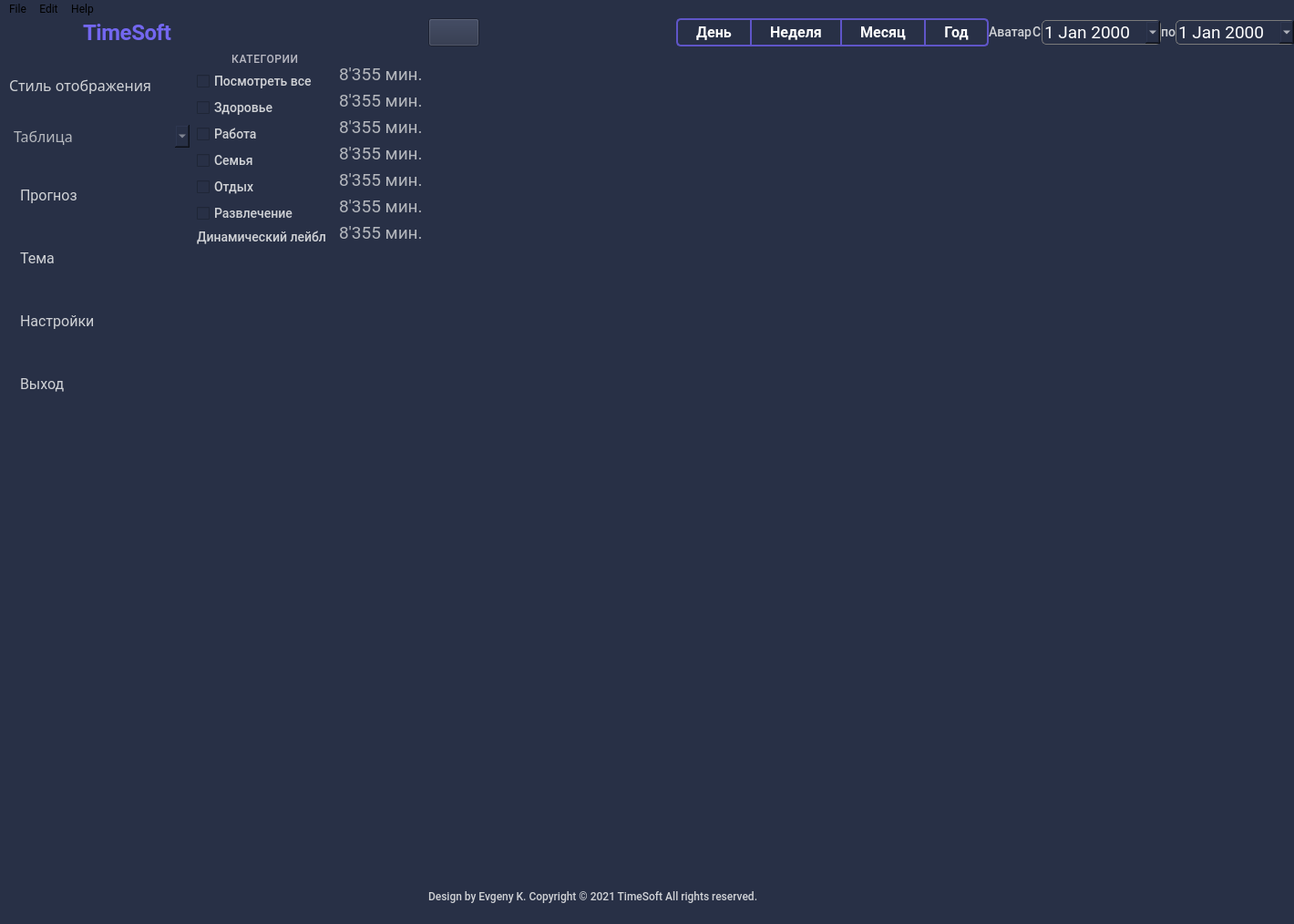
<?xml version="1.0" encoding="UTF-8"?>
<ui version="4.0">
 <class>MainWindow</class>
 <widget class="QMainWindow" name="MainWindow">
  <property name="geometry">
   <rect>
    <x>0</x>
    <y>0</y>
    <width>1420</width>
    <height>1014</height>
   </rect>
  </property>
  <property name="windowTitle">
   <string>TimeSoft</string>
  </property>
  <property name="layoutDirection">
   <enum>Qt::LeftToRight</enum>
  </property>
  <property name="styleSheet">
   <string notr="true">background-color: rgb(40, 48, 70);</string>
  </property>
  <widget class="QWidget" name="centralwidget">
   <widget class="QWidget" name="gridLayoutWidget">
    <property name="geometry">
     <rect>
      <x>10</x>
      <y>0</y>
      <width>1481</width>
      <height>971</height>
     </rect>
    </property>
    <layout class="QGridLayout" name="gridLayout">
     <item row="1" column="2">
      <layout class="QHBoxLayout" name="horizontalLayout_9">
       <property name="spacing">
        <number>0</number>
       </property>
       <item>
        <widget class="QPushButton" name="btn_plus">
         <property name="maximumSize">
          <size>
           <width>102</width>
           <height>37</height>
          </size>
         </property>
         <property name="font">
          <font>
           <family>Roboto</family>
           <pointsize>14</pointsize>
           <weight>50</weight>
           <italic>false</italic>
           <bold>false</bold>
           <underline>false</underline>
           <strikeout>false</strikeout>
          </font>
         </property>
         <property name="styleSheet">
          <string notr="true">QPushButton {
background-color: #283046;
color: rgb(255, 255, 255);
transition-duration: 0.4s;
}
QPushButton:hover {
	background-color: rgb(40, 48, 70); 
	color: rgb(255, 255, 255);
	border: 2px solid rgb(95, 85, 200);
	border-radius: 5px;
}</string>
         </property>
         <property name="text">
          <string/>
         </property>
         <property name="icon">
          <iconset>
           <normaloff>img/icons/plus.png</normaloff>img/icons/plus.png</iconset>
         </property>
         <property name="iconSize">
          <size>
           <width>40</width>
           <height>27</height>
          </size>
         </property>
        </widget>
       </item>
       <item>
        <spacer name="horizontalSpacer">
         <property name="orientation">
          <enum>Qt::Horizontal</enum>
         </property>
         <property name="sizeType">
          <enum>QSizePolicy::Expanding</enum>
         </property>
         <property name="sizeHint" stdset="0">
          <size>
           <width>40</width>
           <height>20</height>
          </size>
         </property>
        </spacer>
       </item>
       <item>
        <widget class="QPushButton" name="btn_daily">
         <property name="maximumSize">
          <size>
           <width>102</width>
           <height>37</height>
          </size>
         </property>
         <property name="font">
          <font>
           <family>Roboto</family>
           <pointsize>12</pointsize>
           <weight>75</weight>
           <italic>false</italic>
           <bold>true</bold>
          </font>
         </property>
         <property name="styleSheet">
          <string notr="true">QPushButton {
	background-color: #283046;
	color: #FFFFFF;
	border: 2px solid rgb(95, 85, 200);
	border-right: 0px;
	border-top-left-radius: 5px;
	border-top-right-radius: 0px;
	border-bottom-right-radius: 0px;
	border-bottom-left-radius: 5px;
	padding-left: 20px;
	padding-right: 20px;
}
QPushButton:hover {
	background-color: rgb(40, 48, 70); 
	color: rgb(255, 255, 255);
	border: 2px solid rgb(121, 109, 255);
	border-top-left-radius: 5px;
	border-top-right-radius: 0px;
	border-bottom-right-radius: 0px;
	border-bottom-left-radius: 5px;
}</string>
         </property>
         <property name="text">
          <string>День</string>
         </property>
        </widget>
       </item>
       <item>
        <widget class="QPushButton" name="btn_weekly">
         <property name="maximumSize">
          <size>
           <width>102</width>
           <height>37</height>
          </size>
         </property>
         <property name="font">
          <font>
           <family>Roboto</family>
           <pointsize>12</pointsize>
           <weight>75</weight>
           <italic>false</italic>
           <bold>true</bold>
          </font>
         </property>
         <property name="styleSheet">
          <string notr="true">QPushButton {
	background-color: #283046;
	color: #FFFFFF;
	border: 2px solid rgb(95, 85, 200);
	border-right: 0px;
	border-radius: 0;
	padding-left: 20px;
	padding-right: 20px;
}
QPushButton:hover {
	background-color: rgb(40, 48, 70); 
	color: rgb(255, 255, 255);
	border: 2px solid rgb(121, 109, 255);
	border-radius: 0;
}</string>
         </property>
         <property name="text">
          <string>Неделя</string>
         </property>
        </widget>
       </item>
       <item>
        <widget class="QPushButton" name="btn_monthly">
         <property name="maximumSize">
          <size>
           <width>102</width>
           <height>37</height>
          </size>
         </property>
         <property name="font">
          <font>
           <family>Roboto</family>
           <pointsize>12</pointsize>
           <weight>75</weight>
           <italic>false</italic>
           <bold>true</bold>
          </font>
         </property>
         <property name="styleSheet">
          <string notr="true">QPushButton {
	background-color: #283046;
	color: #FFFFFF;
	border: 2px solid rgb(95, 85, 200);
	border-right: 0px;
	border-radius: 0;
	padding-left: 20px;
	padding-right: 20px;
}
QPushButton:hover {
	background-color: rgb(40, 48, 70); 
	color: rgb(255, 255, 255);
	border: 2px solid rgb(121, 109, 255);
	border-radius: 0;
}</string>
         </property>
         <property name="text">
          <string>Месяц</string>
         </property>
        </widget>
       </item>
       <item>
        <widget class="QPushButton" name="btn_annually">
         <property name="maximumSize">
          <size>
           <width>102</width>
           <height>37</height>
          </size>
         </property>
         <property name="font">
          <font>
           <family>Roboto</family>
           <pointsize>12</pointsize>
           <weight>75</weight>
           <italic>false</italic>
           <bold>true</bold>
          </font>
         </property>
         <property name="styleSheet">
          <string notr="true">QPushButton {
	background-color: #283046;
	color: #FFFFFF;
	border: 2px solid rgb(95, 85, 200);
	border-top-left-radius: 0px;
	border-top-right-radius: 5px;
	border-bottom-right-radius: 5px;
	border-bottom-left-radius: 0px;
	padding-left: 20px;
	padding-right: 20px;
}
QPushButton:hover {
	background-color: rgb(40, 48, 70); 
	color: rgb(255, 255, 255);
	border: 2px solid rgb(121, 109, 255);
	border-top-left-radius: 0px;
	border-top-right-radius: 5px;
	border-bottom-right-radius: 5px;
	border-bottom-left-radius: 0px;
}</string>
         </property>
         <property name="text">
          <string>Год</string>
         </property>
        </widget>
       </item>
       <item>
        <widget class="QLabel" name="lbl_user_icon">
         <property name="maximumSize">
          <size>
           <width>60</width>
           <height>36</height>
          </size>
         </property>
         <property name="font">
          <font>
           <family>Roboto</family>
           <pointsize>-1</pointsize>
           <weight>62</weight>
           <italic>false</italic>
           <bold>true</bold>
          </font>
         </property>
         <property name="styleSheet">
          <string notr="true">font-family: Roboto;
font-style: normal;
font-weight: 500;
font-size: 14px;
line-height: 24px;
color: #D0D2D6;</string>
         </property>
         <property name="text">
          <string>Аватар</string>
         </property>
        </widget>
       </item>
       <item>
        <widget class="QLabel" name="textlbl_s">
         <property name="font">
          <font>
           <family>Roboto</family>
           <pointsize>-1</pointsize>
           <weight>62</weight>
           <italic>false</italic>
           <bold>true</bold>
          </font>
         </property>
         <property name="styleSheet">
          <string notr="true">font-family: Roboto;
font-style: normal;
font-weight: 500;
font-size: 14px;
line-height: 24px;
color: #D0D2D6;</string>
         </property>
         <property name="text">
          <string>С</string>
         </property>
        </widget>
       </item>
       <item>
        <widget class="QDateEdit" name="dateEdit_s">
         <property name="font">
          <font>
           <family>Roboto</family>
           <pointsize>14</pointsize>
           <weight>50</weight>
           <italic>false</italic>
           <bold>false</bold>
          </font>
         </property>
         <property name="styleSheet">
          <string notr="true">QDateEdit {
background-color: #283046;
border: 1px solid rgb(122, 122, 122);
border-radius: 5px;
color: rgb(255, 255, 255);
transition-duration: 0.4s;
}
QDateEdit:hover {
	background-color: rgb(40, 48, 70); 
	color: rgb(255, 255, 255);
	border: 2px solid rgb(95, 85, 200);
	border-radius: 5px;
}</string>
         </property>
         <property name="calendarPopup">
          <bool>true</bool>
         </property>
        </widget>
       </item>
       <item>
        <widget class="QLabel" name="textlbl_po">
         <property name="font">
          <font>
           <family>Roboto</family>
           <pointsize>-1</pointsize>
           <weight>62</weight>
           <italic>false</italic>
           <bold>true</bold>
          </font>
         </property>
         <property name="styleSheet">
          <string notr="true">font-family: Roboto;
font-style: normal;
font-weight: 500;
font-size: 14px;
line-height: 24px;
color: #D0D2D6;</string>
         </property>
         <property name="text">
          <string>по</string>
         </property>
        </widget>
       </item>
       <item>
        <widget class="QDateEdit" name="dateEdit_po">
         <property name="font">
          <font>
           <family>Roboto</family>
           <pointsize>14</pointsize>
          </font>
         </property>
         <property name="styleSheet">
          <string notr="true">QDateEdit {
background-color: #283046;
border: 1px solid rgb(122, 122, 122);
border-radius: 5px;
color: rgb(255, 255, 255);
transition-duration: 0.4s;
}
QDateEdit:hover {
	background-color: rgb(40, 48, 70); 
	color: rgb(255, 255, 255);
	border: 2px solid rgb(95, 85, 200);
	border-radius: 5px;
}</string>
         </property>
         <property name="calendarPopup">
          <bool>true</bool>
         </property>
        </widget>
       </item>
      </layout>
     </item>
     <item row="5" column="2">
      <widget class="QLabel" name="lbl_about">
       <property name="font">
        <font>
         <family>Roboto</family>
         <pointsize>-1</pointsize>
         <weight>62</weight>
         <italic>false</italic>
         <bold>true</bold>
        </font>
       </property>
       <property name="layoutDirection">
        <enum>Qt::LeftToRight</enum>
       </property>
       <property name="styleSheet">
        <string notr="true">font-family: Roboto;
font-style: normal;
font-weight: 500;
font-size: 12px;
line-height: 24px;
color: #D0D2D6;</string>
       </property>
       <property name="text">
        <string>Design by Evgeny K. Copyright © 2021 TimeSoft All rights reserved.</string>
       </property>
       <property name="alignment">
        <set>Qt::AlignLeading|Qt::AlignLeft|Qt::AlignVCenter</set>
       </property>
      </widget>
     </item>
     <item row="3" column="0">
      <layout class="QVBoxLayout" name="verticalLayout">
       <item>
        <widget class="QLabel" name="textlbl_chart_type">
         <property name="maximumSize">
          <size>
           <width>230</width>
           <height>20</height>
          </size>
         </property>
         <property name="font">
          <font>
           <family>Roboto-Light</family>
           <pointsize>12</pointsize>
          </font>
         </property>
         <property name="styleSheet">
          <string notr="true">color: #D0D2D6;</string>
         </property>
         <property name="text">
          <string>Стиль отображения</string>
         </property>
         <property name="alignment">
          <set>Qt::AlignLeading|Qt::AlignLeft|Qt::AlignVCenter</set>
         </property>
        </widget>
       </item>
       <item>
        <widget class="QComboBox" name="comboBox">
         <property name="font">
          <font>
           <family>Roboto-Light</family>
           <pointsize>12</pointsize>
          </font>
         </property>
         <property name="styleSheet">
          <string notr="true">QComboBox {
color: #B4B7BD;
border: 2px solid rgb(0, 0, 0, 0) ;
}

QComboBox:hover {
background-color: rgb(40, 48, 70);
color: rgb(185, 185, 195);
border: 2px solid #7666F8;
border-radius: 5px;
}</string>
         </property>
         <item>
          <property name="text">
           <string>Таблица</string>
          </property>
         </item>
         <item>
          <property name="text">
           <string>Диаграмма</string>
          </property>
         </item>
         <item>
          <property name="text">
           <string>График</string>
          </property>
         </item>
        </widget>
       </item>
       <item>
        <widget class="QPushButton" name="btn_forecast">
         <property name="sizePolicy">
          <sizepolicy hsizetype="Minimum" vsizetype="Fixed">
           <horstretch>0</horstretch>
           <verstretch>0</verstretch>
          </sizepolicy>
         </property>
         <property name="maximumSize">
          <size>
           <width>230</width>
           <height>37</height>
          </size>
         </property>
         <property name="font">
          <font>
           <family>Roboto</family>
           <pointsize>12</pointsize>
           <weight>50</weight>
           <italic>false</italic>
           <bold>false</bold>
          </font>
         </property>
         <property name="contextMenuPolicy">
          <enum>Qt::NoContextMenu</enum>
         </property>
         <property name="styleSheet">
          <string notr="true">QPushButton {
	background-color: #283046;
	border: 2px solid rgb(0, 0, 0, 0) ;
	border-radius: 2px;
	color: #D0D2D6;
	text-align: left;
	padding-left: 10px;
	padding-right: 10px;
}
QPushButton:hover {
	background-color: rgb(40, 48, 70); 
	color: rgb(255, 255, 255);
	border: 2px solid rgb(95, 85, 200);
	border-radius: 5px;
}</string>
         </property>
         <property name="text">
          <string>Прогноз</string>
         </property>
         <property name="icon">
          <iconset>
           <normaloff>img/icons/activity.png</normaloff>img/icons/activity.png</iconset>
         </property>
        </widget>
       </item>
       <item>
        <widget class="QPushButton" name="btn_background">
         <property name="maximumSize">
          <size>
           <width>230</width>
           <height>37</height>
          </size>
         </property>
         <property name="font">
          <font>
           <family>Roboto</family>
           <pointsize>12</pointsize>
           <weight>50</weight>
           <italic>false</italic>
           <bold>false</bold>
          </font>
         </property>
         <property name="styleSheet">
          <string notr="true">QPushButton {
	background-color: #283046;
	border: 2px solid rgb(0, 0, 0, 0) ;
	border-radius: 2px;
	color: #D0D2D6;
	text-align: left;
	padding-left: 10px;
	padding-right: 10px;
}
QPushButton:hover {
	background-color: rgb(40, 48, 70); 
	color: rgb(255, 255, 255);
	border: 2px solid rgb(95, 85, 200);
	border-radius: 5px;
}</string>
         </property>
         <property name="text">
          <string>Тема</string>
         </property>
         <property name="icon">
          <iconset>
           <normaloff>img/icons/sun.png</normaloff>img/icons/sun.png</iconset>
         </property>
        </widget>
       </item>
       <item>
        <widget class="QPushButton" name="btn_settings">
         <property name="maximumSize">
          <size>
           <width>230</width>
           <height>37</height>
          </size>
         </property>
         <property name="font">
          <font>
           <family>Roboto</family>
           <pointsize>12</pointsize>
           <weight>50</weight>
           <italic>false</italic>
           <bold>false</bold>
          </font>
         </property>
         <property name="styleSheet">
          <string notr="true">QPushButton {
	background-color: #283046;
	border: 2px solid rgb(0, 0, 0, 0) ;
	border-radius: 2px;
	color: #D0D2D6;
	text-align: left;
	padding-left: 10px;
	padding-right: 10px;
}
QPushButton:hover {
	background-color: rgb(40, 48, 70); 
	color: rgb(255, 255, 255);
	border: 2px solid rgb(95, 85, 200);
	border-radius: 5px;
}</string>
         </property>
         <property name="text">
          <string>Настройки</string>
         </property>
         <property name="icon">
          <iconset>
           <normaloff>img/icons/settings.png</normaloff>img/icons/settings.png</iconset>
         </property>
        </widget>
       </item>
       <item>
        <widget class="QPushButton" name="btn_exit">
         <property name="maximumSize">
          <size>
           <width>230</width>
           <height>37</height>
          </size>
         </property>
         <property name="font">
          <font>
           <family>Roboto</family>
           <pointsize>12</pointsize>
           <weight>50</weight>
           <italic>false</italic>
           <bold>false</bold>
          </font>
         </property>
         <property name="styleSheet">
          <string notr="true">QPushButton {
	background-color: #283046;
	border: 2px solid rgb(0, 0, 0, 0) ;
	border-radius: 2px;
	color: #D0D2D6;
	text-align: left;
	padding-left: 10px;
	padding-right: 10px;
}
QPushButton:hover {
	background-color: rgb(40, 48, 70); 
	color: rgb(255, 255, 255);
	border: 2px solid rgb(95, 85, 200);
	border-radius: 5px;
}</string>
         </property>
         <property name="text">
          <string>Выход</string>
         </property>
         <property name="icon">
          <iconset>
           <normaloff>img/icons/power.png</normaloff>img/icons/power.png</iconset>
         </property>
        </widget>
       </item>
       <item>
        <spacer name="verticalSpacer">
         <property name="orientation">
          <enum>Qt::Vertical</enum>
         </property>
         <property name="sizeType">
          <enum>QSizePolicy::Fixed</enum>
         </property>
         <property name="sizeHint" stdset="0">
          <size>
           <width>200</width>
           <height>500</height>
          </size>
         </property>
        </spacer>
       </item>
      </layout>
     </item>
     <item row="3" column="1">
      <layout class="QGridLayout" name="gridLayout_2">
       <item row="0" column="1">
        <layout class="QVBoxLayout" name="verticalLayout_3">
         <item>
          <spacer name="verticalSpacer_4">
           <property name="orientation">
            <enum>Qt::Vertical</enum>
           </property>
           <property name="sizeType">
            <enum>QSizePolicy::Fixed</enum>
           </property>
           <property name="sizeHint" stdset="0">
            <size>
             <width>20</width>
             <height>13</height>
            </size>
           </property>
          </spacer>
         </item>
         <item>
          <widget class="QLabel" name="lbl_time_all">
           <property name="maximumSize">
            <size>
             <width>16777215</width>
             <height>23</height>
            </size>
           </property>
           <property name="font">
            <font>
             <family>Roboto</family>
             <pointsize>14</pointsize>
            </font>
           </property>
           <property name="styleSheet">
            <string notr="true">QLabel {
color: rgb(180, 183, 189);
}

QLabel:hover {
background-color: rgb(40, 48, 70);
color: rgb(185, 185, 195);
border: 2px solid #7666F8;
border-radius: 5px;
}</string>
           </property>
           <property name="text">
            <string>8'355 мин.</string>
           </property>
          </widget>
         </item>
         <item>
          <widget class="QLabel" name="lbl_time_health">
           <property name="maximumSize">
            <size>
             <width>16777215</width>
             <height>23</height>
            </size>
           </property>
           <property name="font">
            <font>
             <family>Roboto</family>
             <pointsize>14</pointsize>
            </font>
           </property>
           <property name="styleSheet">
            <string notr="true">QLabel {
color: rgb(180, 183, 189);
}

QLabel:hover {
background-color: rgb(40, 48, 70);
color: rgb(185, 185, 195);
border: 2px solid #7666F8;
border-radius: 5px;
}</string>
           </property>
           <property name="text">
            <string>8'355 мин.</string>
           </property>
          </widget>
         </item>
         <item>
          <widget class="QLabel" name="lbl_time_work">
           <property name="maximumSize">
            <size>
             <width>16777215</width>
             <height>23</height>
            </size>
           </property>
           <property name="font">
            <font>
             <family>Roboto</family>
             <pointsize>14</pointsize>
            </font>
           </property>
           <property name="styleSheet">
            <string notr="true">QLabel {
color: rgb(180, 183, 189);
}

QLabel:hover {
background-color: rgb(40, 48, 70);
color: rgb(185, 185, 195);
border: 2px solid #7666F8;
border-radius: 5px;
}</string>
           </property>
           <property name="text">
            <string>8'355 мин.</string>
           </property>
          </widget>
         </item>
         <item>
          <widget class="QLabel" name="lbl_time_family">
           <property name="maximumSize">
            <size>
             <width>16777215</width>
             <height>23</height>
            </size>
           </property>
           <property name="font">
            <font>
             <family>Roboto</family>
             <pointsize>14</pointsize>
            </font>
           </property>
           <property name="styleSheet">
            <string notr="true">QLabel {
color: rgb(180, 183, 189);
}

QLabel:hover {
background-color: rgb(40, 48, 70);
color: rgb(185, 185, 195);
border: 2px solid #7666F8;
border-radius: 5px;
}</string>
           </property>
           <property name="text">
            <string>8'355 мин.</string>
           </property>
          </widget>
         </item>
         <item>
          <widget class="QLabel" name="lbl_time_relaxation">
           <property name="maximumSize">
            <size>
             <width>16777215</width>
             <height>23</height>
            </size>
           </property>
           <property name="font">
            <font>
             <family>Roboto</family>
             <pointsize>14</pointsize>
            </font>
           </property>
           <property name="styleSheet">
            <string notr="true">QLabel {
color: rgb(180, 183, 189);
}

QLabel:hover {
background-color: rgb(40, 48, 70);
color: rgb(185, 185, 195);
border: 2px solid #7666F8;
border-radius: 5px;
}</string>
           </property>
           <property name="text">
            <string>8'355 мин.</string>
           </property>
          </widget>
         </item>
         <item>
          <widget class="QLabel" name="lbl_time_entertainment">
           <property name="maximumSize">
            <size>
             <width>16777215</width>
             <height>23</height>
            </size>
           </property>
           <property name="font">
            <font>
             <family>Roboto</family>
             <pointsize>14</pointsize>
            </font>
           </property>
           <property name="styleSheet">
            <string notr="true">QLabel {
color: rgb(180, 183, 189);
}

QLabel:hover {
background-color: rgb(40, 48, 70);
color: rgb(185, 185, 195);
border: 2px solid #7666F8;
border-radius: 5px;
}</string>
           </property>
           <property name="text">
            <string>8'355 мин.</string>
           </property>
          </widget>
         </item>
         <item>
          <widget class="QLabel" name="lbl_time_dinamic">
           <property name="maximumSize">
            <size>
             <width>16777215</width>
             <height>23</height>
            </size>
           </property>
           <property name="font">
            <font>
             <family>Roboto</family>
             <pointsize>14</pointsize>
            </font>
           </property>
           <property name="styleSheet">
            <string notr="true">QLabel {
color: rgb(180, 183, 189);
}

QLabel:hover {
background-color: rgb(40, 48, 70);
color: rgb(185, 185, 195);
border: 2px solid #7666F8;
border-radius: 5px;
}</string>
           </property>
           <property name="text">
            <string>8'355 мин.</string>
           </property>
          </widget>
         </item>
         <item>
          <spacer name="verticalSpacer_3">
           <property name="orientation">
            <enum>Qt::Vertical</enum>
           </property>
           <property name="sizeType">
            <enum>QSizePolicy::Expanding</enum>
           </property>
           <property name="sizeHint" stdset="0">
            <size>
             <width>20</width>
             <height>200</height>
            </size>
           </property>
          </spacer>
         </item>
        </layout>
       </item>
       <item row="0" column="0">
        <layout class="QVBoxLayout" name="verticalLayout_2">
         <item>
          <widget class="QLabel" name="textLbl_filter">
           <property name="maximumSize">
            <size>
             <width>16777215</width>
             <height>23</height>
            </size>
           </property>
           <property name="font">
            <font>
             <family>Roboto</family>
             <pointsize>-1</pointsize>
             <weight>62</weight>
             <italic>false</italic>
             <bold>true</bold>
            </font>
           </property>
           <property name="styleSheet">
            <string notr="true">font-family: Roboto;
font-style: normal;
font-weight: 500;
font-size: 12px;
line-height: 23px;
letter-spacing: 0.6px;
text-transform: uppercase;
color: #B9B9C3;</string>
           </property>
           <property name="text">
            <string>КАТЕГОРИИ</string>
           </property>
           <property name="alignment">
            <set>Qt::AlignCenter</set>
           </property>
          </widget>
         </item>
         <item>
          <widget class="QCheckBox" name="checkBox_see_all">
           <property name="maximumSize">
            <size>
             <width>16777215</width>
             <height>23</height>
            </size>
           </property>
           <property name="font">
            <font>
             <family>Roboto</family>
             <pointsize>-1</pointsize>
             <weight>62</weight>
             <italic>false</italic>
             <bold>true</bold>
            </font>
           </property>
           <property name="styleSheet">
            <string notr="true">QCheckBox {
font-family: Roboto;
font-style: normal;
font-weight: 500;
font-size: 14px;
line-height: 23px;
color: #D0D2D6;
}

QCheckBox:hover {
background-color: rgb(40, 48, 70);
color: rgb(185, 185, 195);
border: 2px solid #7666F8;
border-radius: 5px;
}
</string>
           </property>
           <property name="text">
            <string>Посмотреть все</string>
           </property>
          </widget>
         </item>
         <item>
          <widget class="QCheckBox" name="checkBox_health">
           <property name="maximumSize">
            <size>
             <width>16777215</width>
             <height>23</height>
            </size>
           </property>
           <property name="font">
            <font>
             <family>Roboto</family>
             <pointsize>-1</pointsize>
             <weight>62</weight>
             <italic>false</italic>
             <bold>true</bold>
            </font>
           </property>
           <property name="styleSheet">
            <string notr="true">QCheckBox {
font-family: Roboto;
font-style: normal;
font-weight: 500;
font-size: 14px;
line-height: 23px;
color: #D0D2D6;
}

QCheckBox:hover {
background-color: rgb(40, 48, 70);
color: rgb(185, 185, 195);
border: 2px solid #7666F8;
border-radius: 5px;
}</string>
           </property>
           <property name="text">
            <string>Здоровье</string>
           </property>
          </widget>
         </item>
         <item>
          <widget class="QCheckBox" name="checkBox_work">
           <property name="maximumSize">
            <size>
             <width>16777215</width>
             <height>23</height>
            </size>
           </property>
           <property name="font">
            <font>
             <family>Roboto</family>
             <pointsize>-1</pointsize>
             <weight>62</weight>
             <italic>false</italic>
             <bold>true</bold>
            </font>
           </property>
           <property name="styleSheet">
            <string notr="true">QCheckBox {
font-family: Roboto;
font-style: normal;
font-weight: 500;
font-size: 14px;
line-height: 23px;
color: #D0D2D6;
}

QCheckBox:hover {
background-color: rgb(40, 48, 70);
color: rgb(185, 185, 195);
border: 2px solid #7666F8;
border-radius: 5px;
}</string>
           </property>
           <property name="text">
            <string>Работа</string>
           </property>
          </widget>
         </item>
         <item>
          <widget class="QCheckBox" name="checkBox_family">
           <property name="maximumSize">
            <size>
             <width>16777215</width>
             <height>23</height>
            </size>
           </property>
           <property name="font">
            <font>
             <family>Roboto</family>
             <pointsize>-1</pointsize>
             <weight>62</weight>
             <italic>false</italic>
             <bold>true</bold>
            </font>
           </property>
           <property name="styleSheet">
            <string notr="true">QCheckBox {
font-family: Roboto;
font-style: normal;
font-weight: 500;
font-size: 14px;
line-height: 23px;
color: #D0D2D6;
}

QCheckBox:hover {
background-color: rgb(40, 48, 70);
color: rgb(185, 185, 195);
border: 2px solid #7666F8;
border-radius: 5px;
}</string>
           </property>
           <property name="text">
            <string>Семья</string>
           </property>
          </widget>
         </item>
         <item>
          <widget class="QCheckBox" name="checkBox_relaxation">
           <property name="maximumSize">
            <size>
             <width>16777215</width>
             <height>23</height>
            </size>
           </property>
           <property name="font">
            <font>
             <family>Roboto</family>
             <pointsize>-1</pointsize>
             <weight>62</weight>
             <italic>false</italic>
             <bold>true</bold>
            </font>
           </property>
           <property name="styleSheet">
            <string notr="true">QCheckBox {
font-family: Roboto;
font-style: normal;
font-weight: 500;
font-size: 14px;
line-height: 23px;
color: #D0D2D6;
}

QCheckBox:hover {
background-color: rgb(40, 48, 70);
color: rgb(185, 185, 195);
border: 2px solid #7666F8;
border-radius: 5px;
}</string>
           </property>
           <property name="text">
            <string>Отдых</string>
           </property>
          </widget>
         </item>
         <item>
          <widget class="QCheckBox" name="checkBox_entertainment">
           <property name="maximumSize">
            <size>
             <width>16777215</width>
             <height>23</height>
            </size>
           </property>
           <property name="font">
            <font>
             <family>Roboto</family>
             <pointsize>-1</pointsize>
             <weight>62</weight>
             <italic>false</italic>
             <bold>true</bold>
            </font>
           </property>
           <property name="styleSheet">
            <string notr="true">QCheckBox {
font-family: Roboto;
font-style: normal;
font-weight: 500;
font-size: 14px;
line-height: 23px;
color: #D0D2D6;
}

QCheckBox:hover {
background-color: rgb(40, 48, 70);
color: rgb(185, 185, 195);
border: 2px solid #7666F8;
border-radius: 5px;
}</string>
           </property>
           <property name="text">
            <string>Развлечение</string>
           </property>
          </widget>
         </item>
         <item>
          <widget class="QLabel" name="checkBoxlbl_dinamic">
           <property name="maximumSize">
            <size>
             <width>16777215</width>
             <height>23</height>
            </size>
           </property>
           <property name="font">
            <font>
             <family>Roboto</family>
             <pointsize>-1</pointsize>
             <weight>62</weight>
             <italic>false</italic>
             <bold>true</bold>
            </font>
           </property>
           <property name="styleSheet">
            <string notr="true">QLabel {
font-family: Roboto;
font-style: normal;
font-weight: 500;
font-size: 14px;
line-height: 23px;
color: #D0D2D6;
}

QLabel:hover {
background-color: rgb(40, 48, 70);
color: rgb(185, 185, 195);
border: 2px solid #7666F8;
border-radius: 5px;
}</string>
           </property>
           <property name="text">
            <string>Динамический лейбл</string>
           </property>
          </widget>
         </item>
         <item>
          <spacer name="verticalSpacer_2">
           <property name="orientation">
            <enum>Qt::Vertical</enum>
           </property>
           <property name="sizeType">
            <enum>QSizePolicy::Expanding</enum>
           </property>
           <property name="sizeHint" stdset="0">
            <size>
             <width>150</width>
             <height>200</height>
            </size>
           </property>
          </spacer>
         </item>
        </layout>
       </item>
      </layout>
     </item>
     <item row="1" column="3">
      <spacer name="horizontalSpacer_2">
       <property name="orientation">
        <enum>Qt::Horizontal</enum>
       </property>
       <property name="sizeType">
        <enum>QSizePolicy::Fixed</enum>
       </property>
       <property name="sizeHint" stdset="0">
        <size>
         <width>70</width>
         <height>20</height>
        </size>
       </property>
      </spacer>
     </item>
     <item row="1" column="0">
      <layout class="QHBoxLayout" name="horizontalLayout_2">
       <item>
        <widget class="QLabel" name="lbl_logoimg">
         <property name="maximumSize">
          <size>
           <width>37</width>
           <height>25</height>
          </size>
         </property>
         <property name="text">
          <string/>
         </property>
         <property name="pixmap">
          <pixmap>img/Logo.png</pixmap>
         </property>
        </widget>
       </item>
       <item>
        <widget class="QLabel" name="lbl_logotitle">
         <property name="maximumSize">
          <size>
           <width>100</width>
           <height>29</height>
          </size>
         </property>
         <property name="font">
          <font>
           <family>Roboto</family>
           <pointsize>-1</pointsize>
           <weight>75</weight>
           <italic>false</italic>
           <bold>true</bold>
          </font>
         </property>
         <property name="layoutDirection">
          <enum>Qt::LeftToRight</enum>
         </property>
         <property name="styleSheet">
          <string notr="true">font-family: Roboto;
font-style: normal;
font-weight: bold;
font-size: 24px;
line-height: 29px;
letter-spacing: -0.428571px;
color: #7367F0;</string>
         </property>
         <property name="text">
          <string>TimeSoft</string>
         </property>
         <property name="alignment">
          <set>Qt::AlignLeading|Qt::AlignLeft|Qt::AlignVCenter</set>
         </property>
        </widget>
       </item>
      </layout>
     </item>
     <item row="3" column="2">
      <widget class="QWidget" name="viewWidget" native="true"/>
     </item>
    </layout>
   </widget>
  </widget>
  <widget class="QMenuBar" name="menubar">
   <property name="geometry">
    <rect>
     <x>0</x>
     <y>0</y>
     <width>1420</width>
     <height>21</height>
    </rect>
   </property>
   <property name="font">
    <font>
     <family>Roboto</family>
    </font>
   </property>
   <widget class="QMenu" name="menuFile">
    <property name="font">
     <font>
      <family>Roboto</family>
     </font>
    </property>
    <property name="title">
     <string>File</string>
    </property>
    <addaction name="act_make_prediction"/>
    <addaction name="act_settings"/>
    <addaction name="separator"/>
    <addaction name="act_exit"/>
   </widget>
   <widget class="QMenu" name="menuEdit">
    <property name="font">
     <font>
      <family>Roboto</family>
     </font>
    </property>
    <property name="title">
     <string>Edit</string>
    </property>
    <widget class="QMenu" name="dropdown_menu_select_chart">
     <property name="font">
      <font>
       <family>Roboto</family>
      </font>
     </property>
     <property name="title">
      <string>Выбор типа диаграммы</string>
     </property>
     <addaction name="act_linear"/>
     <addaction name="act_circular"/>
     <addaction name="act_table"/>
    </widget>
    <widget class="QMenu" name="dropdown_menu_theme">
     <property name="font">
      <font>
       <family>Roboto</family>
      </font>
     </property>
     <property name="title">
      <string>Тема</string>
     </property>
     <addaction name="act_light"/>
     <addaction name="act_dark"/>
    </widget>
    <addaction name="dropdown_menu_select_chart"/>
    <addaction name="act_add_event"/>
    <addaction name="act_edit_event"/>
    <addaction name="dropdown_menu_theme"/>
   </widget>
   <widget class="QMenu" name="menuHelp">
    <property name="font">
     <font>
      <family>Roboto</family>
     </font>
    </property>
    <property name="title">
     <string>Help</string>
    </property>
    <addaction name="act_help"/>
    <addaction name="act_about_program"/>
   </widget>
   <addaction name="menuFile"/>
   <addaction name="menuEdit"/>
   <addaction name="menuHelp"/>
  </widget>
  <widget class="QStatusBar" name="statusbar">
   <property name="sizeGripEnabled">
    <bool>true</bool>
   </property>
  </widget>
  <action name="act_edit_event">
   <property name="text">
    <string>Редактировать выбранное событие</string>
   </property>
   <property name="font">
    <font>
     <family>Roboto</family>
    </font>
   </property>
  </action>
  <action name="act_add_event">
   <property name="text">
    <string>Добавить событие</string>
   </property>
   <property name="font">
    <font>
     <family>Roboto</family>
    </font>
   </property>
  </action>
  <action name="act_help">
   <property name="text">
    <string>Справка</string>
   </property>
   <property name="font">
    <font>
     <family>Roboto</family>
    </font>
   </property>
  </action>
  <action name="act_about_program">
   <property name="text">
    <string>О программе</string>
   </property>
   <property name="font">
    <font>
     <family>Roboto</family>
    </font>
   </property>
  </action>
  <action name="act_settings">
   <property name="text">
    <string>Настройки</string>
   </property>
   <property name="font">
    <font>
     <family>Roboto</family>
    </font>
   </property>
  </action>
  <action name="act_exit">
   <property name="text">
    <string>Выход</string>
   </property>
   <property name="font">
    <font>
     <family>Roboto</family>
    </font>
   </property>
  </action>
  <action name="act_make_prediction">
   <property name="text">
    <string>Сделать прогноз</string>
   </property>
   <property name="font">
    <font>
     <family>Roboto</family>
     <pointsize>8</pointsize>
    </font>
   </property>
  </action>
  <action name="act_linear">
   <property name="text">
    <string>Линейная</string>
   </property>
   <property name="font">
    <font>
     <family>Roboto</family>
    </font>
   </property>
  </action>
  <action name="act_circular">
   <property name="text">
    <string>Круговая</string>
   </property>
   <property name="font">
    <font>
     <family>Roboto</family>
    </font>
   </property>
  </action>
  <action name="act_table">
   <property name="text">
    <string>Табличная</string>
   </property>
   <property name="font">
    <font>
     <family>Roboto</family>
    </font>
   </property>
  </action>
  <action name="act_light">
   <property name="text">
    <string>Светлая</string>
   </property>
   <property name="font">
    <font>
     <family>Roboto</family>
    </font>
   </property>
  </action>
  <action name="act_dark">
   <property name="text">
    <string>Темная</string>
   </property>
   <property name="font">
    <font>
     <family>Roboto</family>
    </font>
   </property>
  </action>
 </widget>
 <resources/>
 <connections/>
</ui>
